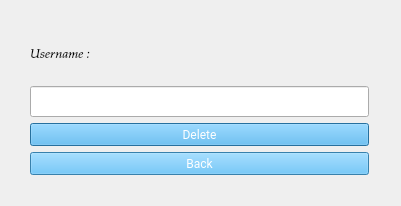
<?xml version="1.0" encoding="UTF-8"?>
<ui version="4.0">
 <class>Dialog</class>
 <widget class="QDialog" name="Dialog">
  <property name="geometry">
   <rect>
    <x>0</x>
    <y>0</y>
    <width>401</width>
    <height>206</height>
   </rect>
  </property>
  <property name="minimumSize">
   <size>
    <width>401</width>
    <height>206</height>
   </size>
  </property>
  <property name="maximumSize">
   <size>
    <width>401</width>
    <height>206</height>
   </size>
  </property>
  <property name="windowTitle">
   <string>Dialog</string>
  </property>
  <widget class="QWidget" name="">
   <property name="geometry">
    <rect>
     <x>30</x>
     <y>30</y>
     <width>339</width>
     <height>145</height>
    </rect>
   </property>
   <layout class="QVBoxLayout" name="verticalLayout_2">
    <item>
     <layout class="QVBoxLayout" name="verticalLayout">
      <item>
       <layout class="QHBoxLayout" name="horizontalLayout">
        <item>
         <widget class="QLabel" name="label">
          <property name="font">
           <font>
            <family>Palatino Linotype</family>
            <pointsize>10</pointsize>
            <weight>50</weight>
            <italic>true</italic>
            <bold>false</bold>
           </font>
          </property>
          <property name="text">
           <string>Username :</string>
          </property>
         </widget>
        </item>
        <item>
         <spacer name="horizontalSpacer">
          <property name="orientation">
           <enum>Qt::Horizontal</enum>
          </property>
          <property name="sizeHint" stdset="0">
           <size>
            <width>248</width>
            <height>20</height>
           </size>
          </property>
         </spacer>
        </item>
       </layout>
      </item>
      <item>
       <widget class="QLineEdit" name="NameTextLogin">
        <property name="minimumSize">
         <size>
          <width>0</width>
          <height>31</height>
         </size>
        </property>
        <property name="maximumSize">
         <size>
          <width>16777215</width>
          <height>31</height>
         </size>
        </property>
       </widget>
      </item>
     </layout>
    </item>
    <item>
     <widget class="QPushButton" name="Delete">
      <property name="font">
       <font>
        <family>Roboto,sans-serif</family>
        <weight>37</weight>
        <bold>false</bold>
        <underline>false</underline>
        <strikeout>false</strikeout>
       </font>
      </property>
      <property name="styleSheet">
       <string notr="true">padding:0.3em 1.2em;
margin:0 0.3em 0.3em 0;
border-radius:2em;
text-decoration:none;
font-family:'Roboto',sans-serif;
font-weight:300;
color:#FFFFFF;
background-color:#4eb5f1;
text-align:center;</string>
      </property>
      <property name="text">
       <string>Delete</string>
      </property>
     </widget>
    </item>
    <item>
     <widget class="QPushButton" name="Back">
      <property name="font">
       <font>
        <family>Roboto,sans-serif</family>
        <weight>37</weight>
        <bold>false</bold>
        <underline>false</underline>
        <strikeout>false</strikeout>
       </font>
      </property>
      <property name="styleSheet">
       <string notr="true">padding:0.3em 1.2em;
margin:0 0.3em 0.3em 0;
border-radius:2em;
text-decoration:none;
font-family:'Roboto',sans-serif;
font-weight:300;
color:#FFFFFF;
background-color:#4eb5f1;
text-align:center;</string>
      </property>
      <property name="text">
       <string>Back</string>
      </property>
     </widget>
    </item>
   </layout>
  </widget>
 </widget>
 <resources/>
 <connections/>
</ui>
